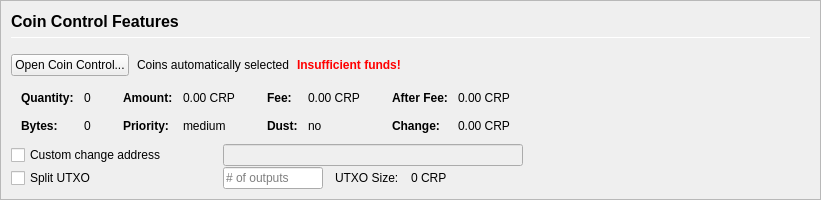
         <widget class="QFrame" name="frameCoinControl">
          <property name="sizePolicy">
           <sizepolicy hsizetype="Expanding" vsizetype="Expanding">
            <horstretch>0</horstretch>
            <verstretch>0</verstretch>
           </sizepolicy>
          </property>
          <property name="maximumSize">
           <size>
            <width>16777215</width>
            <height>16777215</height>
           </size>
          </property>
          <property name="frameShape">
           <enum>QFrame::StyledPanel</enum>
          </property>
          <property name="frameShadow">
           <enum>QFrame::Sunken</enum>
          </property>
          <layout class="QVBoxLayout" name="verticalLayoutCoinControl2">
           <property name="spacing">
            <number>0</number>
           </property>
           <property name="leftMargin">
            <number>0</number>
           </property>
           <property name="topMargin">
            <number>0</number>
           </property>
           <property name="rightMargin">
            <number>0</number>
           </property>
           <property name="bottomMargin">
            <number>0</number>
           </property>
           <item>
            <widget class="QFrame" name="frameCoinControl_BG">
             <layout class="QVBoxLayout" name="verticalLayoutCoinControl" stretch="0,0,0,0,0,0">
              <property name="spacing">
               <number>1</number>
              </property>
              <property name="leftMargin">
               <number>10</number>
              </property>
              <property name="topMargin">
               <number>10</number>
              </property>
              <item>
               <layout class="QHBoxLayout" name="horizontalLayoutCoinControl1">
                <property name="bottomMargin">
                 <number>15</number>
                </property>
                <item>
                 <layout class="QVBoxLayout" name="verticalLayout_3">
                  <property name="spacing">
                   <number>6</number>
                  </property>
                  <item>
                   <widget class="QLabel" name="labelCoinControlFeatures">
                    <property name="sizePolicy">
                     <sizepolicy hsizetype="Preferred" vsizetype="Maximum">
                      <horstretch>0</horstretch>
                      <verstretch>0</verstretch>
                     </sizepolicy>
                    </property>
                    <property name="minimumSize">
                     <size>
                      <width>0</width>
                      <height>20</height>
                     </size>
                    </property>
                    <property name="font">
                     <font>
                      <pointsize>12</pointsize>
                      <weight>75</weight>
                      <bold>true</bold>
                     </font>
                    </property>
                    <property name="styleSheet">
                     <string notr="true">font-weight:bold;</string>
                    </property>
                    <property name="text">
                     <string>Coin Control Features</string>
                    </property>
                   </widget>
                  </item>
                  <item>
                   <widget class="Line" name="line">
                    <property name="minimumSize">
                     <size>
                      <width>0</width>
                      <height>1</height>
                     </size>
                    </property>
                    <property name="maximumSize">
                     <size>
                      <width>16777215</width>
                      <height>1</height>
                     </size>
                    </property>
                    <property name="orientation">
                     <enum>Qt::Horizontal</enum>
                    </property>
                   </widget>
                  </item>
                 </layout>
                </item>
               </layout>
              </item>
              <item>
               <layout class="QHBoxLayout" name="horizontalLayoutCoinControl2" stretch="0,0,0,0">
                <property name="spacing">
                 <number>8</number>
                </property>
                <property name="bottomMargin">
                 <number>10</number>
                </property>
                <item>
                 <widget class="QPushButton" name="pushButtonCoinControl">
                  <property name="styleSheet">
                   <string notr="true"/>
                  </property>
                  <property name="text">
                   <string>Open Coin Control...</string>
                  </property>
                  <property name="autoDefault">
                   <bool>false</bool>
                  </property>
                 </widget>
                </item>
                <item>
                 <widget class="QLabel" name="labelCoinControlAutomaticallySelected">
                  <property name="text">
                   <string>Coins automatically selected</string>
                  </property>
                  <property name="margin">
                   <number>5</number>
                  </property>
                 </widget>
                </item>
                <item>
                 <widget class="QLabel" name="labelCoinControlInsuffFunds">
                  <property name="font">
                   <font>
                    <weight>75</weight>
                    <bold>true</bold>
                   </font>
                  </property>
                  <property name="styleSheet">
                   <string notr="true">color:red;font-weight:bold;</string>
                  </property>
                  <property name="text">
                   <string>Insufficient funds!</string>
                  </property>
                  <property name="margin">
                   <number>5</number>
                  </property>
                 </widget>
                </item>
                <item>
                 <spacer name="horizontalSpacerCoinControl">
                  <property name="orientation">
                   <enum>Qt::Horizontal</enum>
                  </property>
                  <property name="sizeHint" stdset="0">
                   <size>
                    <width>40</width>
                    <height>1</height>
                   </size>
                  </property>
                 </spacer>
                </item>
               </layout>
              </item>
              <item>
               <widget class="QWidget" name="widgetCoinControl" native="true">
                <property name="sizePolicy">
                 <sizepolicy hsizetype="Preferred" vsizetype="Preferred">
                  <horstretch>0</horstretch>
                  <verstretch>0</verstretch>
                 </sizepolicy>
                </property>
                <property name="minimumSize">
                 <size>
                  <width>0</width>
                  <height>0</height>
                 </size>
                </property>
                <property name="styleSheet">
                 <string notr="true"/>
                </property>
                <layout class="QHBoxLayout" name="horizontalLayoutCoinControl5">
                 <property name="leftMargin">
                  <number>0</number>
                 </property>
                 <property name="topMargin">
                  <number>0</number>
                 </property>
                 <property name="rightMargin">
                  <number>0</number>
                 </property>
                 <property name="bottomMargin">
                  <number>0</number>
                 </property>
                 <item>
                  <layout class="QHBoxLayout" name="horizontalLayoutCoinControl3" stretch="0,0,0,1">
                   <property name="spacing">
                    <number>20</number>
                   </property>
                   <property name="topMargin">
                    <number>0</number>
                   </property>
                   <property name="bottomMargin">
                    <number>10</number>
                   </property>
                   <item>
                    <layout class="QFormLayout" name="formLayoutCoinControl1">
                     <property name="horizontalSpacing">
                      <number>10</number>
                     </property>
                     <property name="verticalSpacing">
                      <number>14</number>
                     </property>
                     <property name="leftMargin">
                      <number>10</number>
                     </property>
                     <property name="topMargin">
                      <number>4</number>
                     </property>
                     <property name="rightMargin">
                      <number>6</number>
                     </property>
                     <item row="0" column="0">
                      <widget class="QLabel" name="labelCoinControlQuantityText">
                       <property name="font">
                        <font>
                         <weight>75</weight>
                         <bold>true</bold>
                        </font>
                       </property>
                       <property name="text">
                        <string>Quantity:</string>
                       </property>
                       <property name="margin">
                        <number>0</number>
                       </property>
                      </widget>
                     </item>
                     <item row="0" column="1">
                      <widget class="QLabel" name="labelCoinControlQuantity">
                       <property name="cursor">
                        <cursorShape>IBeamCursor</cursorShape>
                       </property>
                       <property name="contextMenuPolicy">
                        <enum>Qt::ActionsContextMenu</enum>
                       </property>
                       <property name="text">
                        <string notr="true">0</string>
                       </property>
                       <property name="margin">
                        <number>0</number>
                       </property>
                       <property name="textInteractionFlags">
                        <set>Qt::LinksAccessibleByMouse|Qt::TextSelectableByKeyboard|Qt::TextSelectableByMouse</set>
                       </property>
                      </widget>
                     </item>
                     <item row="1" column="0">
                      <widget class="QLabel" name="labelCoinControlBytesText">
                       <property name="font">
                        <font>
                         <weight>75</weight>
                         <bold>true</bold>
                        </font>
                       </property>
                       <property name="text">
                        <string>Bytes:</string>
                       </property>
                      </widget>
                     </item>
                     <item row="1" column="1">
                      <widget class="QLabel" name="labelCoinControlBytes">
                       <property name="cursor">
                        <cursorShape>IBeamCursor</cursorShape>
                       </property>
                       <property name="contextMenuPolicy">
                        <enum>Qt::ActionsContextMenu</enum>
                       </property>
                       <property name="text">
                        <string notr="true">0</string>
                       </property>
                       <property name="textInteractionFlags">
                        <set>Qt::LinksAccessibleByMouse|Qt::TextSelectableByKeyboard|Qt::TextSelectableByMouse</set>
                       </property>
                      </widget>
                     </item>
                    </layout>
                   </item>
                   <item>
                    <layout class="QFormLayout" name="formLayoutCoinControl2">
                     <property name="horizontalSpacing">
                      <number>10</number>
                     </property>
                     <property name="verticalSpacing">
                      <number>14</number>
                     </property>
                     <property name="leftMargin">
                      <number>6</number>
                     </property>
                     <property name="topMargin">
                      <number>4</number>
                     </property>
                     <property name="rightMargin">
                      <number>6</number>
                     </property>
                     <item row="0" column="0">
                      <widget class="QLabel" name="labelCoinControlAmountText">
                       <property name="font">
                        <font>
                         <weight>75</weight>
                         <bold>true</bold>
                        </font>
                       </property>
                       <property name="text">
                        <string>Amount:</string>
                       </property>
                       <property name="margin">
                        <number>0</number>
                       </property>
                      </widget>
                     </item>
                     <item row="0" column="1">
                      <widget class="QLabel" name="labelCoinControlAmount">
                       <property name="cursor">
                        <cursorShape>IBeamCursor</cursorShape>
                       </property>
                       <property name="contextMenuPolicy">
                        <enum>Qt::ActionsContextMenu</enum>
                       </property>
                       <property name="text">
                        <string notr="true">0.00 CRP</string>
                       </property>
                       <property name="textInteractionFlags">
                        <set>Qt::LinksAccessibleByMouse|Qt::TextSelectableByKeyboard|Qt::TextSelectableByMouse</set>
                       </property>
                      </widget>
                     </item>
                     <item row="1" column="0">
                      <widget class="QLabel" name="labelCoinControlPriorityText">
                       <property name="font">
                        <font>
                         <weight>75</weight>
                         <bold>true</bold>
                        </font>
                       </property>
                       <property name="text">
                        <string>Priority:</string>
                       </property>
                      </widget>
                     </item>
                     <item row="1" column="1">
                      <widget class="QLabel" name="labelCoinControlPriority">
                       <property name="cursor">
                        <cursorShape>IBeamCursor</cursorShape>
                       </property>
                       <property name="contextMenuPolicy">
                        <enum>Qt::ActionsContextMenu</enum>
                       </property>
                       <property name="text">
                        <string>medium</string>
                       </property>
                       <property name="textInteractionFlags">
                        <set>Qt::LinksAccessibleByMouse|Qt::TextSelectableByKeyboard|Qt::TextSelectableByMouse</set>
                       </property>
                      </widget>
                     </item>
                    </layout>
                   </item>
                   <item>
                    <layout class="QFormLayout" name="formLayoutCoinControl3">
                     <property name="horizontalSpacing">
                      <number>10</number>
                     </property>
                     <property name="verticalSpacing">
                      <number>14</number>
                     </property>
                     <property name="leftMargin">
                      <number>6</number>
                     </property>
                     <property name="topMargin">
                      <number>4</number>
                     </property>
                     <property name="rightMargin">
                      <number>6</number>
                     </property>
                     <item row="0" column="0">
                      <widget class="QLabel" name="labelCoinControlFeeText">
                       <property name="font">
                        <font>
                         <weight>75</weight>
                         <bold>true</bold>
                        </font>
                       </property>
                       <property name="text">
                        <string>Fee:</string>
                       </property>
                       <property name="margin">
                        <number>0</number>
                       </property>
                      </widget>
                     </item>
                     <item row="0" column="1">
                      <widget class="QLabel" name="labelCoinControlFee">
                       <property name="cursor">
                        <cursorShape>IBeamCursor</cursorShape>
                       </property>
                       <property name="contextMenuPolicy">
                        <enum>Qt::ActionsContextMenu</enum>
                       </property>
                       <property name="text">
                        <string notr="true">0.00 CRP</string>
                       </property>
                       <property name="textInteractionFlags">
                        <set>Qt::LinksAccessibleByMouse|Qt::TextSelectableByKeyboard|Qt::TextSelectableByMouse</set>
                       </property>
                      </widget>
                     </item>
                     <item row="1" column="0">
                      <widget class="QLabel" name="labelCoinControlLowOutputText">
                       <property name="font">
                        <font>
                         <weight>75</weight>
                         <bold>true</bold>
                        </font>
                       </property>
                       <property name="text">
                        <string>Dust:</string>
                       </property>
                      </widget>
                     </item>
                     <item row="1" column="1">
                      <widget class="QLabel" name="labelCoinControlLowOutput">
                       <property name="cursor">
                        <cursorShape>IBeamCursor</cursorShape>
                       </property>
                       <property name="contextMenuPolicy">
                        <enum>Qt::ActionsContextMenu</enum>
                       </property>
                       <property name="text">
                        <string>no</string>
                       </property>
                       <property name="textInteractionFlags">
                        <set>Qt::LinksAccessibleByMouse|Qt::TextSelectableByKeyboard|Qt::TextSelectableByMouse</set>
                       </property>
                      </widget>
                     </item>
                    </layout>
                   </item>
                   <item>
                    <layout class="QFormLayout" name="formLayoutCoinControl4">
                     <property name="horizontalSpacing">
                      <number>10</number>
                     </property>
                     <property name="verticalSpacing">
                      <number>14</number>
                     </property>
                     <property name="leftMargin">
                      <number>6</number>
                     </property>
                     <property name="topMargin">
                      <number>4</number>
                     </property>
                     <property name="rightMargin">
                      <number>6</number>
                     </property>
                     <item row="0" column="0">
                      <widget class="QLabel" name="labelCoinControlAfterFeeText">
                       <property name="font">
                        <font>
                         <weight>75</weight>
                         <bold>true</bold>
                        </font>
                       </property>
                       <property name="text">
                        <string>After Fee:</string>
                       </property>
                       <property name="margin">
                        <number>0</number>
                       </property>
                      </widget>
                     </item>
                     <item row="0" column="1">
                      <widget class="QLabel" name="labelCoinControlAfterFee">
                       <property name="cursor">
                        <cursorShape>IBeamCursor</cursorShape>
                       </property>
                       <property name="contextMenuPolicy">
                        <enum>Qt::ActionsContextMenu</enum>
                       </property>
                       <property name="text">
                        <string notr="true">0.00 CRP</string>
                       </property>
                       <property name="textInteractionFlags">
                        <set>Qt::LinksAccessibleByMouse|Qt::TextSelectableByKeyboard|Qt::TextSelectableByMouse</set>
                       </property>
                      </widget>
                     </item>
                     <item row="1" column="0">
                      <widget class="QLabel" name="labelCoinControlChangeText">
                       <property name="font">
                        <font>
                         <weight>75</weight>
                         <bold>true</bold>
                        </font>
                       </property>
                       <property name="text">
                        <string>Change:</string>
                       </property>
                      </widget>
                     </item>
                     <item row="1" column="1">
                      <widget class="QLabel" name="labelCoinControlChange">
                       <property name="cursor">
                        <cursorShape>IBeamCursor</cursorShape>
                       </property>
                       <property name="contextMenuPolicy">
                        <enum>Qt::ActionsContextMenu</enum>
                       </property>
                       <property name="text">
                        <string notr="true">0.00 CRP</string>
                       </property>
                       <property name="textInteractionFlags">
                        <set>Qt::LinksAccessibleByMouse|Qt::TextSelectableByKeyboard|Qt::TextSelectableByMouse</set>
                       </property>
                      </widget>
                     </item>
                    </layout>
                   </item>
                  </layout>
                 </item>
                </layout>
               </widget>
              </item>
              <item>
               <layout class="QHBoxLayout" name="horizontalLayoutCoinControl4">
                <property name="spacing">
                 <number>12</number>
                </property>
                <property name="sizeConstraint">
                 <enum>QLayout::SetDefaultConstraint</enum>
                </property>
                <property name="topMargin">
                 <number>0</number>
                </property>
                <property name="rightMargin">
                 <number>0</number>
                </property>
                <item>
                 <widget class="QCheckBox" name="checkBoxCoinControlChange">
                  <property name="sizePolicy">
                   <sizepolicy hsizetype="Preferred" vsizetype="Preferred">
                    <horstretch>0</horstretch>
                    <verstretch>0</verstretch>
                   </sizepolicy>
                  </property>
                  <property name="minimumSize">
                   <size>
                    <width>200</width>
                    <height>0</height>
                   </size>
                  </property>
                  <property name="maximumSize">
                   <size>
                    <width>200</width>
                    <height>16777215</height>
                   </size>
                  </property>
                  <property name="toolTip">
                   <string>If this is activated, but the change address is empty or invalid, change will be sent to a newly generated address.</string>
                  </property>
                  <property name="text">
                   <string>Custom change address</string>
                  </property>
                 </widget>
                </item>
                <item>
                 <widget class="QValidatedLineEdit" name="lineEditCoinControlChange">
                  <property name="enabled">
                   <bool>false</bool>
                  </property>
                  <property name="sizePolicy">
                   <sizepolicy hsizetype="Preferred" vsizetype="Preferred">
                    <horstretch>0</horstretch>
                    <verstretch>0</verstretch>
                   </sizepolicy>
                  </property>
                  <property name="minimumSize">
                   <size>
                    <width>300</width>
                    <height>0</height>
                   </size>
                  </property>
                 </widget>
                </item>
                <item>
                 <widget class="QLabel" name="labelCoinControlChangeLabel">
                  <property name="sizePolicy">
                   <sizepolicy hsizetype="Preferred" vsizetype="Preferred">
                    <horstretch>0</horstretch>
                    <verstretch>0</verstretch>
                   </sizepolicy>
                  </property>
                  <property name="minimumSize">
                   <size>
                    <width>100</width>
                    <height>0</height>
                   </size>
                  </property>
                  <property name="text">
                   <string/>
                  </property>
                  <property name="margin">
                   <number>3</number>
                  </property>
                 </widget>
                </item>
               </layout>
              </item>
              <item>
               <layout class="QHBoxLayout" name="horizontalLayoutCoinControl6">
                <property name="spacing">
                 <number>12</number>
                </property>
                <property name="rightMargin">
                 <number>0</number>
                </property>
                <item>
                 <widget class="QCheckBox" name="splitBlockCheckBox">
                  <property name="sizePolicy">
                   <sizepolicy hsizetype="Preferred" vsizetype="Preferred">
                    <horstretch>0</horstretch>
                    <verstretch>0</verstretch>
                   </sizepolicy>
                  </property>
                  <property name="minimumSize">
                   <size>
                    <width>200</width>
                    <height>0</height>
                   </size>
                  </property>
                  <property name="maximumSize">
                   <size>
                    <width>200</width>
                    <height>16777215</height>
                   </size>
                  </property>
                  <property name="text">
                   <string>Split UTXO</string>
                  </property>
                 </widget>
                </item>
                <item>
                 <widget class="QLineEdit" name="splitBlockLineEdit">
                  <property name="sizePolicy">
                   <sizepolicy hsizetype="Preferred" vsizetype="Preferred">
                    <horstretch>50</horstretch>
                    <verstretch>0</verstretch>
                   </sizepolicy>
                  </property>
                  <property name="minimumSize">
                   <size>
                    <width>100</width>
                    <height>0</height>
                   </size>
                  </property>
                  <property name="maximumSize">
                   <size>
                    <width>100</width>
                    <height>16777215</height>
                   </size>
                  </property>
                  <property name="placeholderText">
                   <string># of outputs</string>
                  </property>
                 </widget>
                </item>
                <item>
                 <widget class="QLabel" name="labelBlockSizeText">
                  <property name="text">
                   <string>UTXO Size:</string>
                  </property>
                 </widget>
                </item>
                <item>
                 <widget class="QLabel" name="labelBlockSize">
                  <property name="text">
                   <string>0 CRP</string>
                  </property>
                 </widget>
                </item>
                <item>
                 <spacer name="horizontalSpacer_7">
                  <property name="orientation">
                   <enum>Qt::Horizontal</enum>
                  </property>
                  <property name="sizeHint" stdset="0">
                   <size>
                    <width>40</width>
                    <height>20</height>
                   </size>
                  </property>
                 </spacer>
                </item>
               </layout>
              </item>
              <item>
               <spacer name="verticalSpacerCoinControl">
                <property name="orientation">
                 <enum>Qt::Vertical</enum>
                </property>
                <property name="sizeHint" stdset="0">
                 <size>
                  <width>800</width>
                  <height>1</height>
                 </size>
                </property>
               </spacer>
              </item>
             </layout>
            </widget>
           </item>
          </layout>
         </widget>
